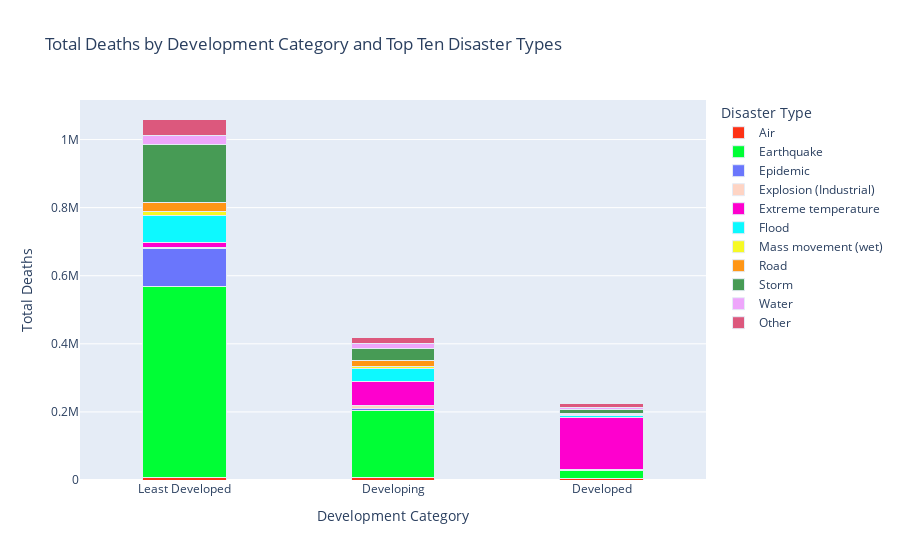

Write notebook code for a chart like this one.
### Code cell
import pandas as pd
import matplotlib.pyplot as plt

# Assuming you have loaded your data into a DataFrame called df_test

# Binning country development score into three categories
df_test['Development_Category'] = pd.cut(df_test['country_devlopment_score'], bins=[0, 20, 35, float('inf')], labels=['Least Developed', 'Developing', 'Developed'])

# Get top ten disaster types
top_disaster_types = df_test['Disaster Type'].value_counts().nlargest(10).index.tolist()

# Grouping data by 'Development_Category' and 'Disaster Type', and summing 'Total Deaths'
grouped_data = df_test[df_test['Disaster Type'].isin(top_disaster_types)].groupby(['Development_Category', 'Disaster Type'])['Total Deaths'].sum().unstack()

# Adding 'Other' category for remaining disaster types
other_disaster_types = list(set(df_test['Disaster Type']) - set(top_disaster_types))
grouped_data['Other'] = df_test[df_test['Disaster Type'].isin(other_disaster_types)].groupby('Development_Category')['Total Deaths'].sum()

import plotly.express as px

# Assuming 'grouped_data' is your DataFrame containing the grouped data

fig = px.bar(grouped_data, barmode='stack', labels={'value': 'Total Deaths', 'index': 'Development_Category'},
             title='Total Deaths by Development Category and Top Ten Disaster Types',
             color_discrete_sequence=px.colors.qualitative.Light24)

fig.update_layout(xaxis_title='Development Category', yaxis_title='Total Deaths', legend_title='Disaster Type')

fig.update_traces(marker=dict(line=dict(width=1)), width=0.4)

fig.show()

# Define the folder path where you want to save the HTML file
folder_path = "/Users/samharris/Desktop/Capstone/24Spr_-S-Harris-_-disasters-/Sample_Capstone/code/website/"

# Ensure that the folder exists
os.makedirs(folder_path, exist_ok=True)

# Define the file path
file_path = os.path.join(folder_path, 'bar_chart_with_development_category_and_disaster_type.html')

# Save the figure as HTML file
fig.write_html(file_path)

### Figure 1 — Plotly figure (JSON) as saved in the notebook; plotly's stock layout.template omitted (floating-point values rounded to 4 significant figures)
{"data": [{"alignmentgroup": "True", "hovertemplate": "Disaster Type=Air<br>Development_Category=%{x}<br>Total Deaths=%{y}<extra></extra>", "legendgroup": "Air", "marker": {"color": "#FD3216", "line": {"width": 1}, "pattern": {"shape": ""}}, "name": "Air", "offsetgroup": "Air", "orientation": "v", "showlegend": true, "textposition": "auto", "type": "bar", "width": 0.4, "x": ["Least Developed", "Developing", "Developed"], "xaxis": "x", "y": [5932, 7494, 2960], "yaxis": "y"}, {"alignmentgroup": "True", "hovertemplate": "Disaster Type=Earthquake<br>Development_Category=%{x}<br>Total Deaths=%{y}<extra></extra>", "legendgroup": "Earthquake", "marker": {"color": "#00FE35", "line": {"width": 1}, "pattern": {"shape": ""}}, "name": "Earthquake", "offsetgroup": "Earthquake", "orientation": "v", "showlegend": true, "textposition": "auto", "type": "bar", "width": 0.4, "x": ["Least Developed", "Developing", "Developed"], "xaxis": "x", "y": [563240, 196976, 24652], "yaxis": "y"}, {"alignmentgroup": "True", "hovertemplate": "Disaster Type=Epidemic<br>Development_Category=%{x}<br>Total Deaths=%{y}<extra></extra>", "legendgroup": "Epidemic", "marker": {"color": "#6A76FC", "line": {"width": 1}, "pattern": {"shape": ""}}, "name": "Epidemic", "offsetgroup": "Epidemic", "orientation": "v", "showlegend": true, "textposition": "auto", "type": "bar", "width": 0.4, "x": ["Least Developed", "Developing", "Developed"], "xaxis": "x", "y": [110846, 6285, 536], "yaxis": "y"}, {"alignmentgroup": "True", "hovertemplate": "Disaster Type=Explosion (Industrial)<br>Development_Category=%{x}<br>Total Deaths=%{y}<extra></extra>", "legendgroup": "Explosion (Industrial)", "marker": {"color": "#FED4C4", "line": {"width": 1}, "pattern": {"shape": ""}}, "name": "Explosion (Industrial)", "offsetgroup": "Explosion (Industrial)", "orientation": "v", "showlegend": true, "textposition": "auto", "type": "bar", "width": 0.4, "x": ["Least Developed", "Developing", "Developed"], "xaxis": "x", "y": [2515, 9256, 2096], "yaxis": "y"}, {"alignmentgroup": "True", "hovertemplate": "Disaster Type=Extreme temperature<br>Development_Category=%{x}<br>Total Deaths=%{y}<extra></extra>", "legendgroup": "Extreme temperature", "marker": {"color": "#FE00CE", "line": {"width": 1}, "pattern": {"shape": ""}}, "name": "Extreme temperature", "offsetgroup": "Extreme temperature", "orientation": "v", "showlegend": true, "textposition": "auto", "type": "bar", "width": 0.4, "x": ["Least Developed", "Developing", "Developed"], "xaxis": "x", "y": [14876, 68779, 151921], "yaxis": "y"}, {"alignmentgroup": "True", "hovertemplate": "Disaster Type=Flood<br>Development_Category=%{x}<br>Total Deaths=%{y}<extra></extra>", "legendgroup": "Flood", "marker": {"color": "#0DF9FF", "line": {"width": 1}, "pattern": {"shape": ""}}, "name": "Flood", "offsetgroup": "Flood", "orientation": "v", "showlegend": true, "textposition": "auto", "type": "bar", "width": 0.4, "x": ["Least Developed", "Developing", "Developed"], "xaxis": "x", "y": [80564, 37744, 8496], "yaxis": "y"}, {"alignmentgroup": "True", "hovertemplate": "Disaster Type=Mass movement (wet)<br>Development_Category=%{x}<br>Total Deaths=%{y}<extra></extra>", "legendgroup": "Mass movement (wet)", "marker": {"color": "#F6F926", "line": {"width": 1}, "pattern": {"shape": ""}}, "name": "Mass movement (wet)", "offsetgroup": "Mass movement (wet)", "orientation": "v", "showlegend": true, "textposition": "auto", "type": "bar", "width": 0.4, "x": ["Least Developed", "Developing", "Developed"], "xaxis": "x", "y": [10908, 7604, 1105], "yaxis": "y"}, {"alignmentgroup": "True", "hovertemplate": "Disaster Type=Road<br>Development_Category=%{x}<br>Total Deaths=%{y}<extra></extra>", "legendgroup": "Road", "marker": {"color": "#FF9616", "line": {"width": 1}, "pattern": {"shape": ""}}, "name": "Road", "offsetgroup": "Road", "orientation": "v", "showlegend": true, "textposition": "auto", "type": "bar", "width": 0.4, "x": ["Least Developed", "Developing", "Developed"], "xaxis": "x", "y": [26500, 15802, 3124], "yaxis": "y"}, {"alignmentgroup": "True", "hovertemplate": "Disaster Type=Storm<br>Development_Category=%{x}<br>Total Deaths=%{y}<extra></extra>", "legendgroup": "Storm", "marker": {"color": "#479B55", "line": {"width": 1}, "pattern": {"shape": ""}}, "name": "Storm", "offsetgroup": "Storm", "orientation": "v", "showlegend": true, "textposition": "auto", "type": "bar", "width": 0.4, "x": ["Least Developed", "Developing", "Developed"], "xaxis": "x", "y": [169437, 36508, 11430], "yaxis": "y"}, {"alignmentgroup": "True", "hovertemplate": "Disaster Type=Water<br>Development_Category=%{x}<br>Total Deaths=%{y}<extra></extra>", "legendgroup": "Water", "marker": {"color": "#EEA6FB", "line": {"width": 1}, "pattern": {"shape": ""}}, "name": "Water", "offsetgroup": "Water", "orientation": "v", "showlegend": true, "textposition": "auto", "type": "bar", "width": 0.4, "x": ["Least Developed", "Developing", "Developed"], "xaxis": "x", "y": [28169, 14198, 7004], "yaxis": "y"}, {"alignmentgroup": "True", "hovertemplate": "Disaster Type=Other<br>Development_Category=%{x}<br>Total Deaths=%{y}<extra></extra>", "legendgroup": "Other", "marker": {"color": "#DC587D", "line": {"width": 1}, "pattern": {"shape": ""}}, "name": "Other", "offsetgroup": "Other", "orientation": "v", "showlegend": true, "textposition": "auto", "type": "bar", "width": 0.4, "x": ["Least Developed", "Developing", "Developed"], "xaxis": "x", "y": [47379, 18492, 10318], "yaxis": "y"}], "layout": {"barmode": "stack", "legend": {"title": {"text": "Disaster Type"}, "tracegroupgap": 0}, "title": {"text": "Total Deaths by Development Category and Top Ten Disaster Types"}, "xaxis": {"anchor": "y", "domain": [0, 1], "title": {"text": "Development Category"}}, "yaxis": {"anchor": "x", "domain": [0, 1], "title": {"text": "Total Deaths"}}}}
